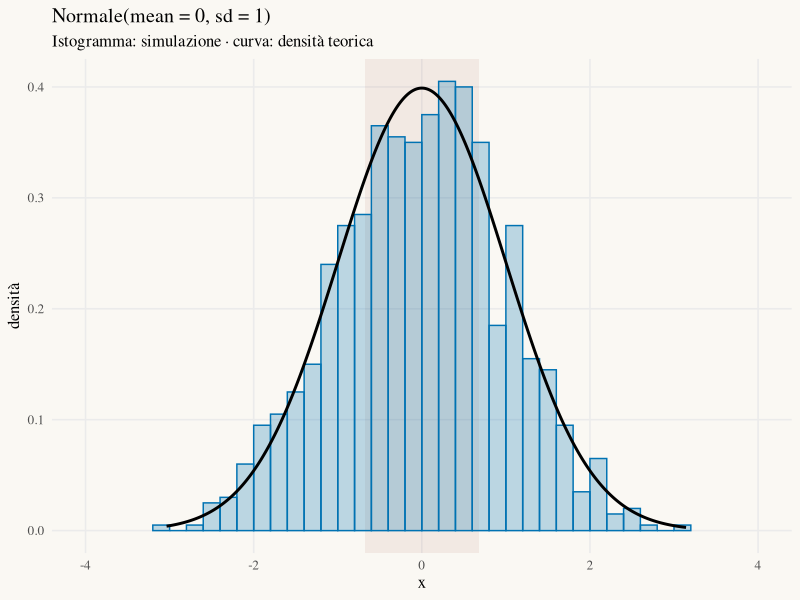
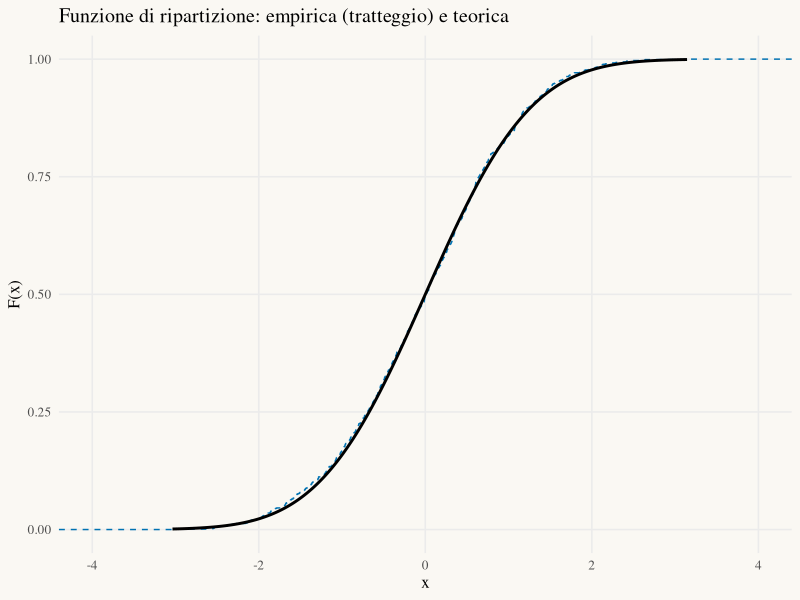

R code for these plots, in order:
# ───────────────────────────────────────────────────────────────
# StatAtlas · Lab 01 — Normale(mean = 0, sd = 1)
# Osservazioni generate per inversione, X = F⁻¹(U) con U ~ U(0, 1):
# con lo stesso seed R e StatAtlas producono gli stessi numeri.
# ───────────────────────────────────────────────────────────────
library(tidyverse)

set.seed(2026)
N <- 1000
a <- -0.68; b <- 0.68   # intervallo (a, b]

x <- qnorm(runif(N), mean = 0, sd = 1)   # stessa legge di rnorm()

# Teoria vs simulazione ---------------------------------------------
tibble(
  quantita    = c("E(X)", "Var(X)", "mediana", "P(a < X <= b)"),
  teoria      = c(0, 1, qnorm(0.5, mean = 0, sd = 1),
                  pnorm(b, mean = 0, sd = 1) - pnorm(a, mean = 0, sd = 1)),
  simulazione = c(mean(x), var(x), median(x), mean(x > a & x <= b))
)

# Distanza dalla ripartizione teorica e banda DKW al 95% ------------
D <- ks.test(x, "pnorm", mean = 0, sd = 1)$statistic
c(D = unname(D), raggio_DKW = sqrt(log(2 / 0.05) / (2 * N)))

theme_statatlas <- function(base_size = 12) {
  theme_minimal(base_size = base_size, base_family = "serif") +
    theme(panel.grid.minor = element_blank(), legend.position = "top",
          plot.background = element_rect(fill = "#FAF8F3", colour = NA))
}

# Istogramma vs densità teorica ------------------------------------
lo <- -4; hi <- 4; bw <- (hi - lo) / 40
tibble(x = x) |>
  filter(x >= lo, x <= hi) |>
  ggplot(aes(x)) +
  annotate("rect", xmin = a, xmax = b, ymin = -Inf, ymax = Inf, fill = "#9A3412", alpha = 0.07) +
  geom_histogram(aes(y = after_stat(count) / (N * bw)), binwidth = bw, boundary = lo,
                 fill = "#0072B2", alpha = 0.25, colour = "#0072B2") +
  stat_function(fun = dnorm, args = list(mean = 0, sd = 1), linewidth = 1, n = 400) +
  coord_cartesian(xlim = c(lo, hi)) +
  labs(title = "Normale(mean = 0, sd = 1)",
       subtitle = "Istogramma: simulazione · curva: densità teorica",
       x = "x", y = "densità") +
  theme_statatlas()

# Ripartizione empirica vs teorica -----------------------------------
tibble(x = x) |>
  ggplot(aes(x)) +
  stat_ecdf(colour = "#0072B2", linetype = "dashed") +
  stat_function(fun = pnorm, args = list(mean = 0, sd = 1), linewidth = 1, n = 400) +
  coord_cartesian(xlim = c(-4, 4)) +
  labs(x = "x", y = "F(x)", title = "Funzione di ripartizione: empirica (tratteggio) e teorica") +
  theme_statatlas()
